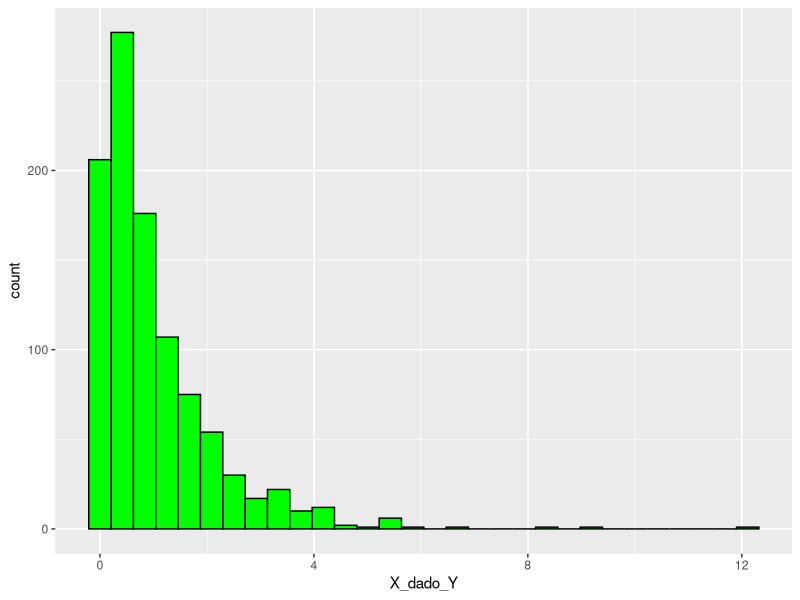
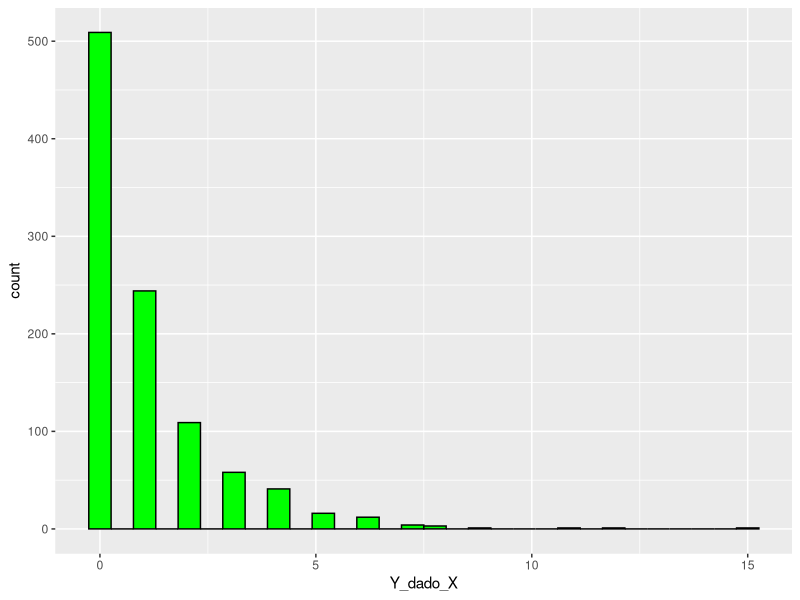
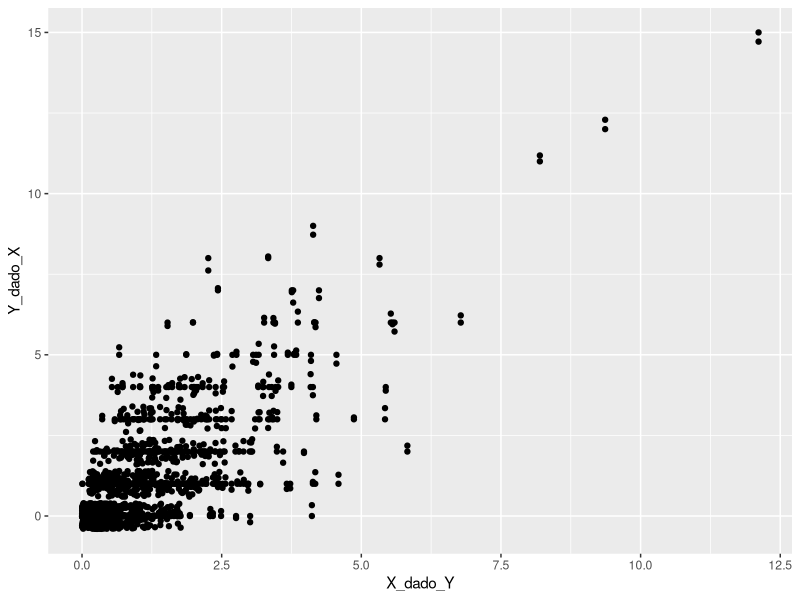

Write the R code that produced these figures, in order.
## ---- chunk 1
library(ggplot2)
library(tidyverse)
library(patchwork)
library(kableExtra)
## ---- chunk 2
tabla = tibble(Dosis_wi = c(1.6907, 1.7242, 1.7552, 1.7842, 1.8113, 1.8369, 1.8610, 1.8839), muertos_yi = c(6, 13, 18, 28, 52, 53, 61, 60), expuestos_ni = c(59, 60, 62, 56, 63, 59, 62, 60))
tabla %>% kable() %>% kable_paper(full_width = FALSE)
## ---- chunk 3
modelo1 = "model{
for (i in 1:k){
y[i] ~ dbin(p[i],n[i])
logit(p[i]) <- alpha + beta*(w[i]-mean(w[])
# probit(p[i]) <- alpha + beta*(w[i]-mean(w[])
# cloglog(p[i]) <- alpha + beta*(w[i]-mean(w[])
} #fin del loop i
alpha ~ dnorm(0.0,1.0e-3)
dbeta ~ dnorm(0.0,1.0e-3)
} #fin del código"
## ---- chunk 4
a <- 1
b <- 1
nsim <- 1000

X_dado_Y <- Y_dado_X <- array(0, dim = c(nsim, 1))

X_dado_Y[1] <- rgamma(1, shape = a, rate = 1 + b)
Y_dado_X[1] <- rpois(1, lambda = X_dado_Y[1])

ejercicio_4 <- function(n, X_dado_Y, Y_dado_X) {
  for (i in 2:n) {
    X_dado_Y[i] <- rgamma(1, shape = a + Y_dado_X[i - 1], rate = 1 + b)
    Y_dado_X[i] <- rpois(1, lambda = X_dado_Y[i])
  }
  
  return(list(X_dado_Y = X_dado_Y, Y_dado_X = Y_dado_X))
}

## ---- chunk 5
result <- ejercicio_4(nsim, X_dado_Y, Y_dado_X)
# X_dado_Y <- result$X_dado_Y
# Y_dado_X <- result$Y_dado_X

result<- data.frame(result)

ggplot(result, aes(x=X_dado_Y)) + 
  geom_histogram(color="black", fill="green")
#hist(Y_dado_X, probability = T, main = "Y", ylab = "densidad")
## ---- chunk 6
ggplot(result, aes(x=Y_dado_X)) + 
  geom_histogram(color="black", fill="green")
## ---- chunk 7
 ggplot(result, aes(X_dado_Y, Y_dado_X))+ geom_point()+ geom_jitter()
